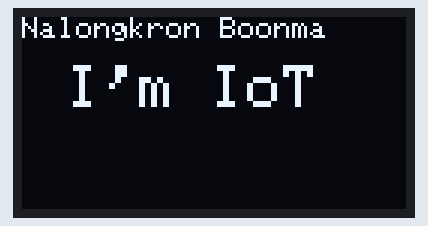
The sketch below on a simulated Arduino Uno, built with avr-gcc and run on an emulated ATmega328P. Parts: 128×64 one-colour display.

Above: at 0.1 s.

The sketch:

AWIFI-OLED.ino
```cpp
#include <Wire.h>
#include <SPI.h>
#include <Adafruit_GFX.h>
#include <Adafruit_SSD1306.h>
#define OLED_RESET -1
Adafruit_SSD1306 OLED(OLED_RESET);

void setup()
{
  Serial.begin(9600);
  OLED.begin(SSD1306_SWITCHCAPVCC, 0x3C);
}

void loop()
{
  OLED.clearDisplay();
  OLED.setTextColor(WHITE);
  OLED.setCursor(0,0);
  OLED.setTextSize(1);
  OLED.println("Nalongkron Boonma");
  OLED.setCursor(15,16);
  OLED.setTextSize(2);
  OLED.println("I'm IoT");
  OLED.display();
}
```
